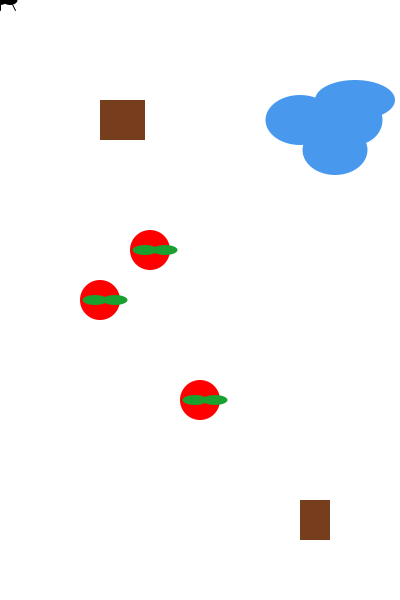
Frame 1 (no input)
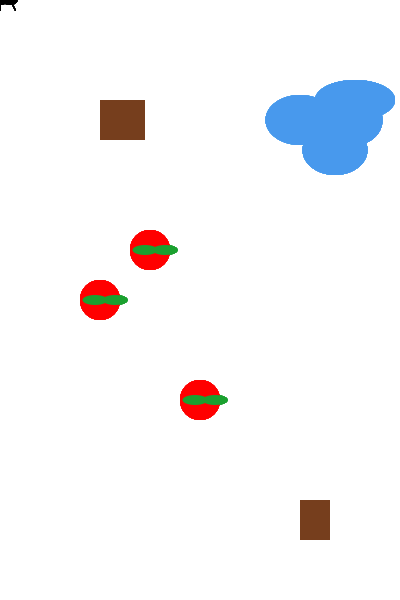
Frame 60 (the mouse pressed at the canvas centre just before this capture)
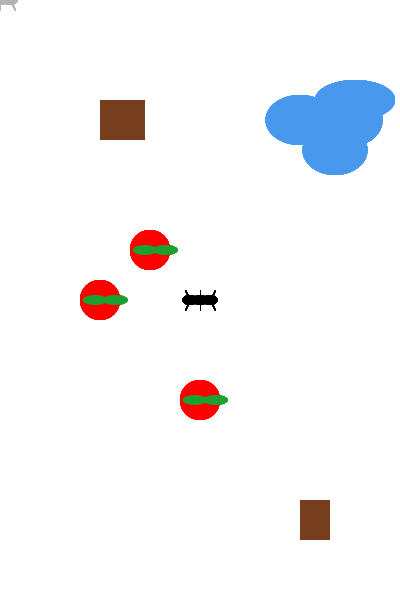
Frame 120 (the mouse held since frame 60 and released just before this capture)

The Processing sketch that drew these frames (run headless with seeded random() and noise(); from frame 60 on, the mouse is pressed at the canvas centre):

// Processing sketch: processing_99197
// ── processing_99197.pde

float row;
float column;

void setup()
{
  size(400, 600);
  background(255, 255, 255);
  smooth();
  frameRate(7);

//  strokeWeight(5);
}

void draw()
{
  noStroke();
  
  fill(255,255,255,5);
  rect(0,0,width,height);

  fill(255, 0, 0);
  ellipse(100, 300, 40, 40);

  fill(26, 160, 47);
  ellipse(115, 300, 25, 10);
  ellipse(95, 300, 25, 10);
  
  fill(255, 0, 0);
  ellipse(200, 400, 40, 40);

  fill(26, 160, 47);
  ellipse(215, 400, 25, 10);
  ellipse(195, 400, 25, 10);
  
  fill(255, 0, 0);
  ellipse(150, 250, 40, 40);

  fill(26, 160, 47);
  ellipse(165, 250, 25, 10);
  ellipse(145, 250, 25, 10);
  
  fill(118, 62, 29);
  rect(300, 500, 30, 40);
  
   fill(118, 62, 29);
  rect(100, 100, 45, 40);

  fill(0, 0, 0);
  ellipse(mouseX, mouseY, 15, 10);
  ellipse(mouseX-10, mouseY, 15, 10);
  ellipse(mouseX+10, mouseY, 15, 10);

  stroke(0,0,0);
  line(mouseX,mouseY, mouseX, mouseY+10);
  line(mouseX,mouseY, mouseX, mouseY-10);
  line(mouseX-10, mouseY, mouseX-15,mouseY+10);
  line(mouseX-10, mouseY, mouseX-15,mouseY-10);
  line(mouseX+10, mouseY, mouseX+15,mouseY+10);
  line(mouseX+10, mouseY, mouseX+15,mouseY-10);
  
  noStroke();
  fill(72,153,237);
  ellipse(355,100, 80,40);
  
  fill(72,153,237);
  ellipse(355,120, 55,50);
  
  fill(72,153,237);
  ellipse(300,120, 69,50);
 
  fill(72,153,237);
  ellipse(335,150, 65,50); 
}
